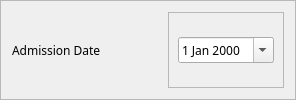
                   <widget class="QFrame" name="frame_93">
                    <property name="frameShape">
                     <enum>QFrame::StyledPanel</enum>
                    </property>
                    <property name="frameShadow">
                     <enum>QFrame::Raised</enum>
                    </property>
                    <layout class="QHBoxLayout" name="horizontalLayout_95">
                     <item>
                      <widget class="QLabel" name="label_49">
                       <property name="minimumSize">
                        <size>
                         <width>150</width>
                         <height>0</height>
                        </size>
                       </property>
                       <property name="font">
                        <font>
                         <family>Moon</family>
                        </font>
                       </property>
                       <property name="text">
                        <string>Admission Date</string>
                       </property>
                      </widget>
                     </item>
                     <item>
                      <widget class="QFrame" name="frame_94">
                       <property name="frameShape">
                        <enum>QFrame::StyledPanel</enum>
                       </property>
                       <property name="frameShadow">
                        <enum>QFrame::Raised</enum>
                       </property>
                       <layout class="QHBoxLayout" name="horizontalLayout_96">
                        <property name="topMargin">
                         <number>5</number>
                        </property>
                        <property name="bottomMargin">
                         <number>5</number>
                        </property>
                        <item>
                         <widget class="QDateEdit" name="admissionDateLine">
                          <property name="font">
                           <font>
                            <family>Raleway</family>
                           </font>
                          </property>
                          <property name="calendarPopup">
                           <bool>true</bool>
                          </property>
                         </widget>
                        </item>
                       </layout>
                      </widget>
                     </item>
                    </layout>
                   </widget>
